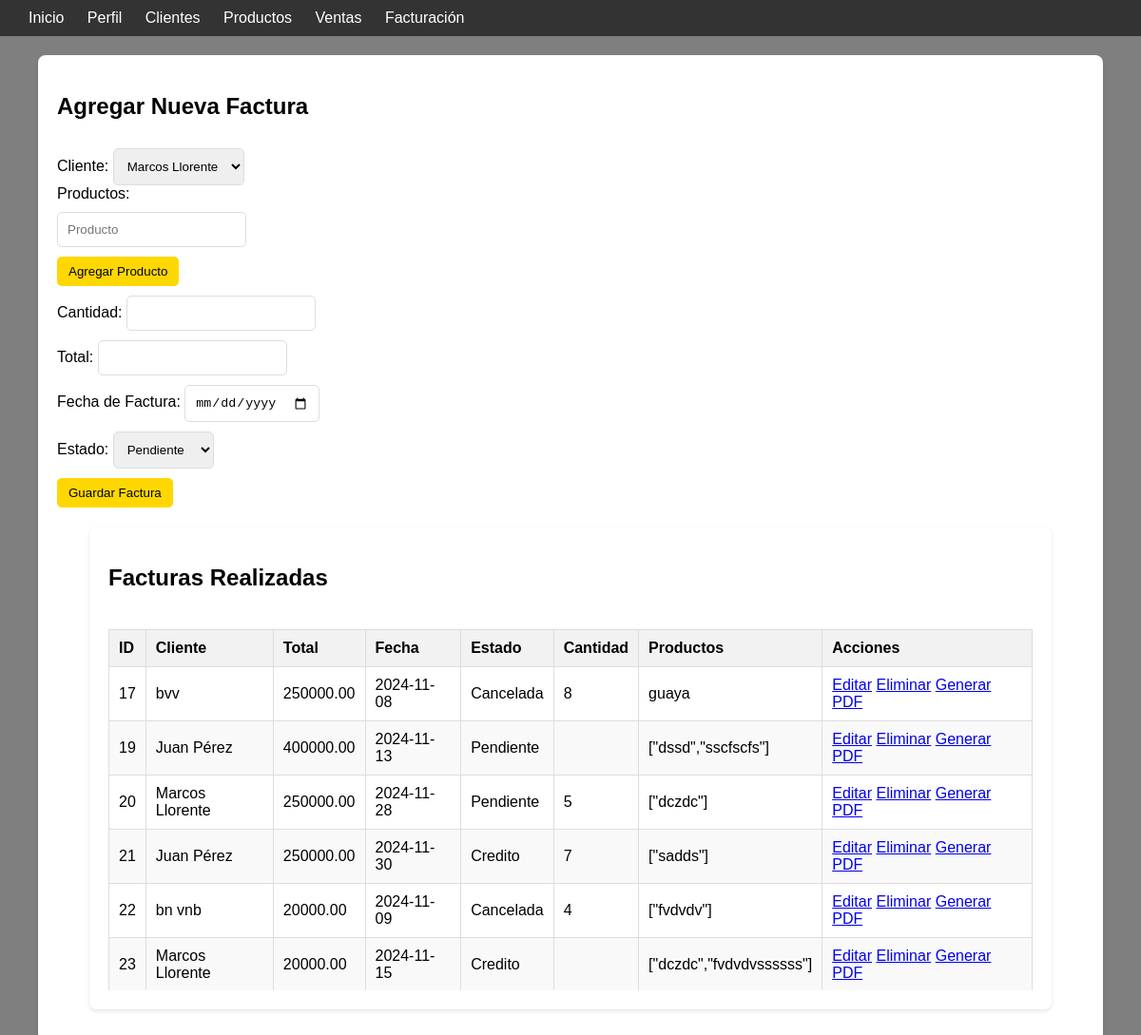
Page /vendedor/facturacion.php on the earlier database version.
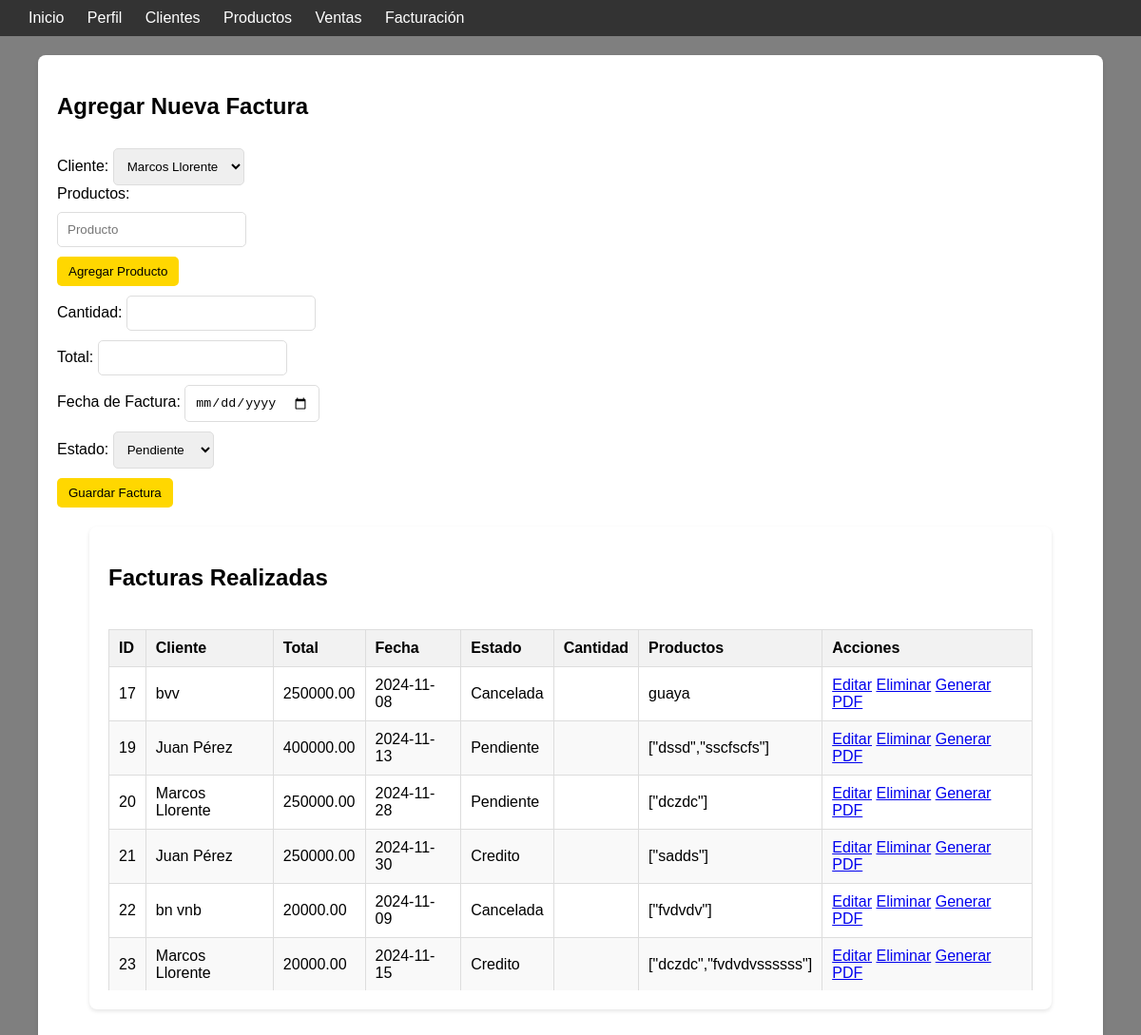
Same page on the later database version.
### tables this page shows
CREATE TABLE `facturas` (
  `id` int(11) NOT NULL,
  `cliente_id` int(11) NOT NULL,
  `fecha_factura` date NOT NULL,
  `estado` varchar(20) DEFAULT 'pendiente',
  `total` decimal(10,2) DEFAULT NULL,
  `productos` varchar(50) NOT NULL,
  `cantidad` varchar(50) NOT NULL
);

CREATE TABLE `clientes` (
  `id` int(11) NOT NULL,
  `numero_identificacion` varchar(30) NOT NULL,
  `nombre` varchar(100) DEFAULT NULL,
  `direccion` varchar(255) DEFAULT NULL,
  `telefono` varchar(15) DEFAULT NULL,
  `correo` varchar(30) NOT NULL
);

### vendedor/facturacion.php (the view, shortened to what this page needs)
<?php
$dsn = 'mysql:host=localhost;dbname=thunderbike;charset=utf8';
$username = 'root';
$password = '';
try {
    $pdo = new PDO($dsn, $username, $password);
    $pdo->setAttribute(PDO::ATTR_ERRMODE, PDO::ERRMODE_EXCEPTION);
} catch (PDOException $e) {
    die("Conexión fallida: " . htmlspecialchars($e->getMessage()));
    $result_facturas = [];
    $clientes = [];
}
$sql_facturas = 'SELECT f.id, c.nombre AS nombre_cliente, f.total, f.fecha_factura, f.estado, f.productos, cantidad
                 FROM facturas AS f
                 JOIN clientes AS c ON f.cliente_id = c.id';
$stmt_facturas = $pdo->query($sql_facturas);
$result_facturas = $stmt_facturas->fetchAll(PDO::FETCH_ASSOC);
$sql_clientes = "SELECT id, nombre FROM clientes";
$stmt_clientes = $pdo->query($sql_clientes);
$clientes = $stmt_clientes->fetchAll(PDO::FETCH_ASSOC);
?>
<!DOCTYPE html>
<html lang="es">
<head>
</head>
<body>
<div class="video-background">
    </div>
<nav class="navtop">
        <div>
            <a href="vendedor_dashboard.php" class="button">Inicio</a>
            <a href="perfil.php" class="button">Perfil</a>
            <a href="client.php" class="button">Clientes</a>
            <a href="productos.php" class="button">Productos</a>
            <a href="ventas.php" class="button">Ventas</a>
            <a href="facturacion.php" class="button">Facturación</a>
        </div>
    </nav>
    <div class="container">
        <h2>Agregar Nueva Factura</h2>
        <form action="facturacion.php" method="POST">
            <label for="cliente_id">Cliente:</label>
            <select name="cliente_id" id="cliente_id" required>
                <?php foreach ($clientes as $cliente): ?>
                    <option value="<?= htmlspecialchars($cliente['id']) ?>">
                        <?= htmlspecialchars($cliente['nombre']) ?>
                    </option>
                <?php endforeach; ?>
            </select><br>
            <label for="productos">Productos:</label>
            <div id="productos-list" class="productos-list">
                <div class="producto-item">
                    <input type="text" name="productos[]" placeholder="Producto" required>
                </div>
            </div>
            <button type="button" onclick="agregarProducto()">Agregar Producto</button><br>
            <label for="cantidad">Cantidad:</label>
            <input type="number" name="cantidad" id="cantidad" step="0.01" required><br>
            <label for="total">Total:</label>
            <input type="number" name="total" id="total" step="0.01" required><br>
            <label for="fecha_factura">Fecha de Factura:</label>
            <input type="date" name="fecha_factura" id="fecha_factura" required><br>
            <label for="estado">Estado:</label>
            <select name="estado" id="estado" required>
                <option value="Pendiente">Pendiente</option>
            </select><br>
            <button type="submit">Guardar Factura</button>
        </form>
        <div class="container">
        <h2>Facturas Realizadas</h2>
        <div class="scrollable-table">
        <table>
            <thead>
                <tr>
                    <th>ID</th>
                    <th>Cliente</th>
                    <th>Total</th>
                    <th>Fecha</th>
                    <th>Estado</th>
                    <th>Cantidad</th>
                    <th>Productos</th>
                    <th>Acciones</th>
                </tr>
            </thead>
            <tbody>
            <?php if (!empty($result_facturas)): ?>
                <?php foreach ($result_facturas as $row): ?>
                    <tr>
                        <td><?= htmlspecialchars($row['id']) ?></td>
                        <td><?= htmlspecialchars($row['nombre_cliente']) ?></td>
                        <td><?= htmlspecialchars($row['total']) ?></td>
                        <td><?= htmlspecialchars($row['fecha_factura']) ?></td>
                        <td><?= htmlspecialchars($row['estado']) ?></td>
                        <td><?= htmlspecialchars($row['cantidad']) ?></td>
                        <td><?= htmlspecialchars($row['productos']) ?></td>
                        <td>
                                <a href="../controladores/editar_factura.php?id=<?= htmlspecialchars($row["id"]) ?>" class="btn">Editar</a>
                                <a href="../controladores/eliminar_factura.php?id=<?= htmlspecialchars($row["id"]) ?>" class="btn" onclick="return confirm('¿Estás seguro de que deseas eliminar esta factura?');">Eliminar</a>
                                <a href="generar_pdf.php?id=<?= htmlspecialchars($row["id"]) ?>" class="btn">Generar PDF</a>
                        </td>
                    </tr>
                <?php endforeach; ?>
                <?php else: ?>
                    <tr><td colspan="7">No se encontraron facturas.</td></tr>
                <?php endif; ?>
            </tbody>
        </table>
    </div>
</div>
</body>
</html>

Differences in the rows shown:
changed facturas "guaya": cantidad "8" → (not shown)
changed facturas "[\"dczdc\"]": cantidad "5" → (not shown)
changed facturas "[\"sadds\"]": cantidad "7" → (not shown)
changed facturas "[\"fvdvdv\"]": cantidad "4" → (not shown)
